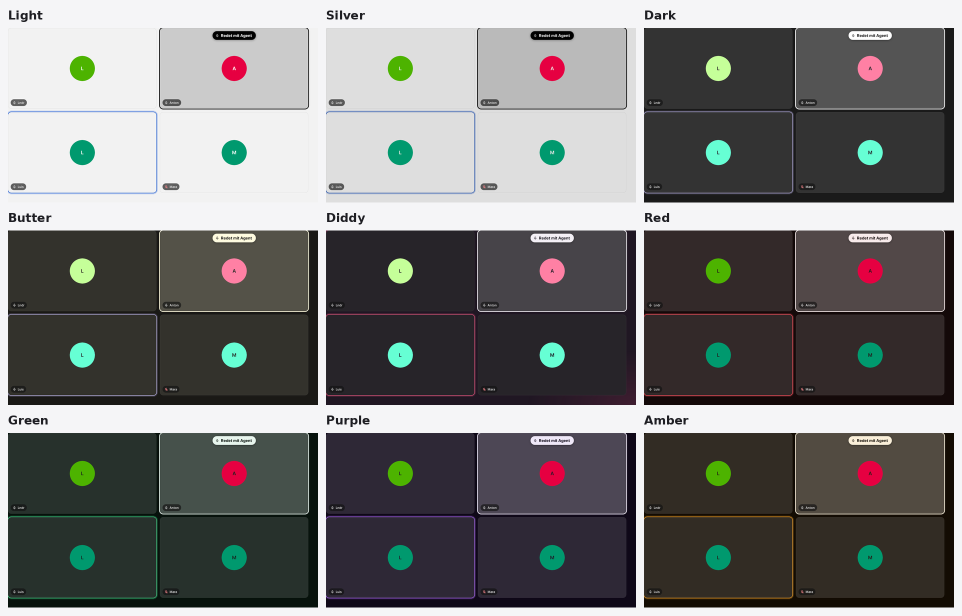
#> input picture docs/screenshots/agent-call-themes.png, 1924 x 1231 px, given in place of chat-light.png, which was not available (shown at 1/2 size)
$ python montage.py
#> lines starting #> are read from the running program, lines starting #| are printed output that depends on the picture; after the words box and inside, x2 and y2 are one past the last pixel; in counts of white or black regions, pixels touching at a corner belong together
#!/usr/bin/env python3
"""Builds docs/screenshots/themes.png (5x2 montage) from the chat-<theme>.png images and shrinks
the single images to 1280 px wide (chat-diddy.png stays full size as the README hero).
Usage: python3 cinny/tests/screenshots/montage.py [docs/screenshots]   (needs Pillow)"""
import glob
import os
import sys

from PIL import Image, ImageDraw, ImageFont

THEMES = ["light", "silver", "dark", "daaark", "butter", "diddy", "red", "green", "purple", "amber"]
COLS = 5
OUT = sys.argv[1] if len(sys.argv) > 1 else os.path.join(os.path.dirname(__file__), "..", "..", "..", "docs", "screenshots")


def find_font(size):
#> called with size = 30
    candidates = glob.glob("/nix/store/*dejavu*/share/fonts/truetype/DejaVuSans-Bold.ttf")
    candidates += glob.glob("/nix/store/*noto-fonts-*/share/fonts/noto/NotoSans-Bold.ttf")
    candidates += [
        "/usr/share/fonts/truetype/dejavu/DejaVuSans-Bold.ttf",
        "/System/Library/Fonts/Helvetica.ttc",
    ]
    for f in candidates:
        if os.path.exists(f):
            return ImageFont.truetype(f, size)
    return ImageFont.load_default()


font = find_font(30)
first = Image.open(os.path.join(OUT, f"chat-{THEMES[0]}.png"))
#> first is the input picture: PIL image 1924x1231 RGB; mean R, G, B 117.8, 117.7, 116.7
tw = 560
th = round(tw * first.height / first.width)
#> th = 358
pad, lab = 20, 56
rows = (len(THEMES) + COLS - 1) // COLS
bg = Image.new("RGB", (COLS * tw + (COLS + 1) * pad, rows * (th + lab) + (rows + 1) * pad), (246, 246, 248))
draw = ImageDraw.Draw(bg)
for i, theme in enumerate(THEMES):
    path = os.path.join(OUT, f"chat-{theme}.png")
    img = Image.open(path).convert("RGB")
    tile = img.resize((tw, th), Image.LANCZOS)
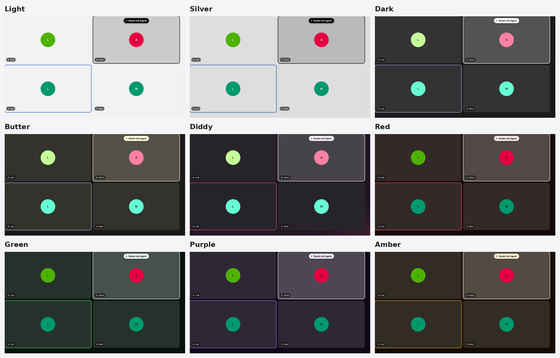
#> tile: PIL image 560x358 RGB; mean R, G, B 117.8, 117.6, 116.7
    x, y = pad + (i % COLS) * (tw + pad), pad + (i // COLS) * (th + lab + pad)
#> x = 20; y = 20
    # rounded corners
    mask = Image.new("L", tile.size, 0)
#> mask: PIL image 560x358 L; every value is 0
    ImageDraw.Draw(mask).rounded_rectangle((0, 0, tw - 1, th - 1), radius=18, fill=255)
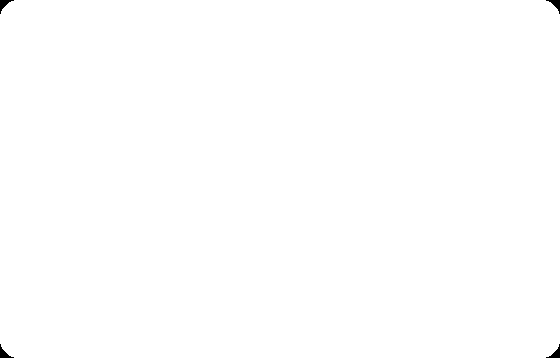
#> mask: PIL image 560x358 L; 99.9% white; 4 black regions, box (x1, y1, x2, y2) and area: (0, 0, 14, 14) 74, (546, 0, 560, 14) 74, (0, 344, 14, 358) 74, (546, 344, 560, 358) 74
    bg.paste(tile, (x, y), mask)
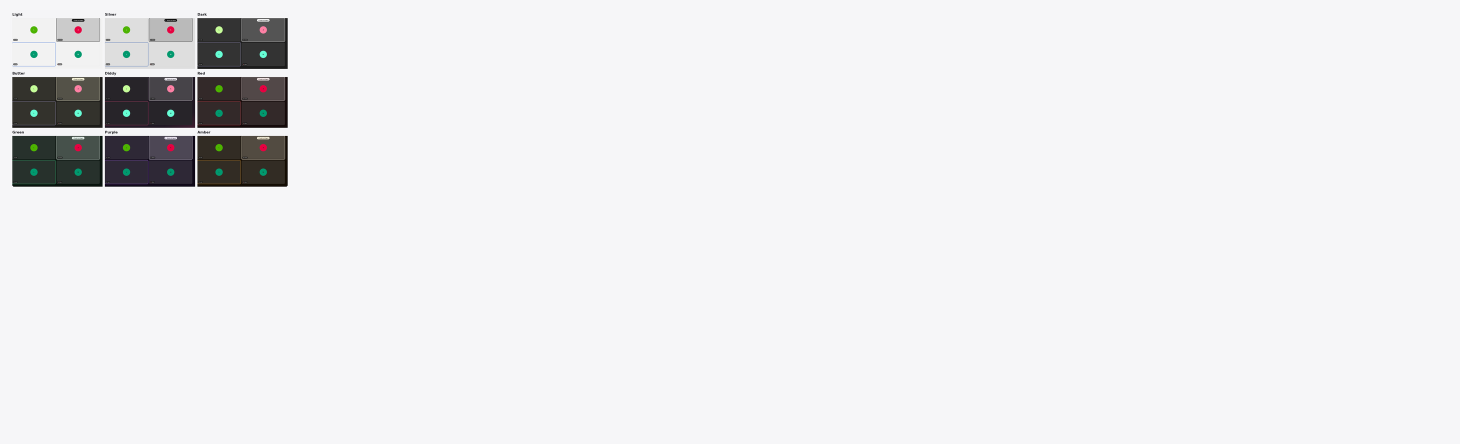
#> bg: PIL image 2920x888 RGB (shown at 1/2 size); mean R, G, B 236.1, 236.1, 237.8
    draw.text((x + 6, y + th + 12), theme.capitalize(), fill=(30, 30, 35), font=font)
    if theme != "diddy" and img.width > 1280:
        img.resize((1280, round(1280 * img.height / img.width)), Image.LANCZOS).save(path, optimize=True)
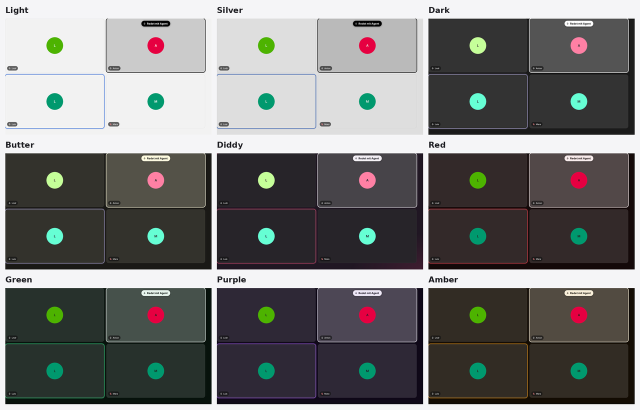
#> saved as chat-light.png: PIL image 1280x819 RGB (shown at 1/2 size); mean R, G, B 117.8, 117.7, 116.7
#> pass 2 of the loop `for i, theme in enumerate(THEMES):`:
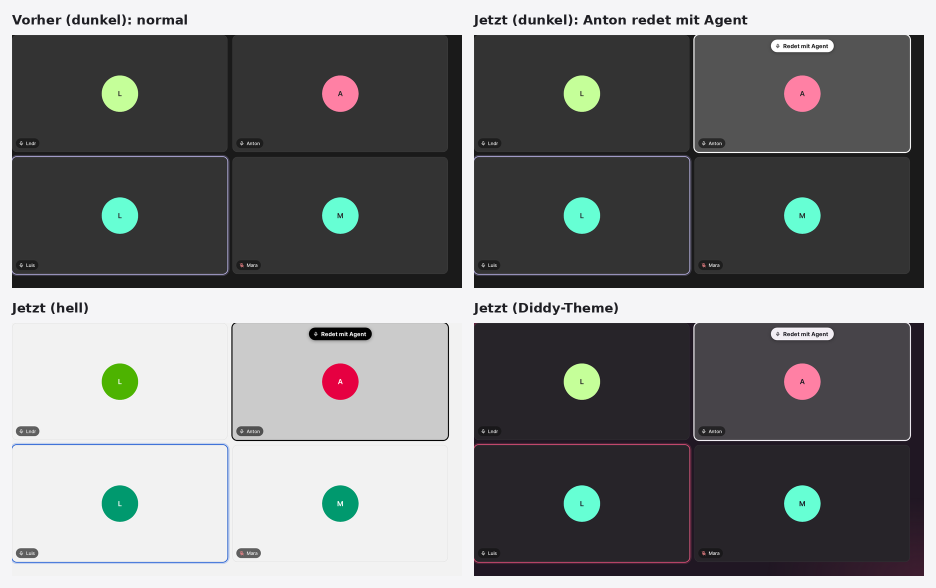
#> input picture docs/screenshots/agent-call.png, 1872 x 1176 px, given in place of chat-silver.png, which was not available (shown at 1/2 size)
#> img is the input picture: PIL image 1872x1176 RGB; mean R, G, B 122.2, 122.9, 123.5
#> `bg.paste(tile, (x, y), mask)`:
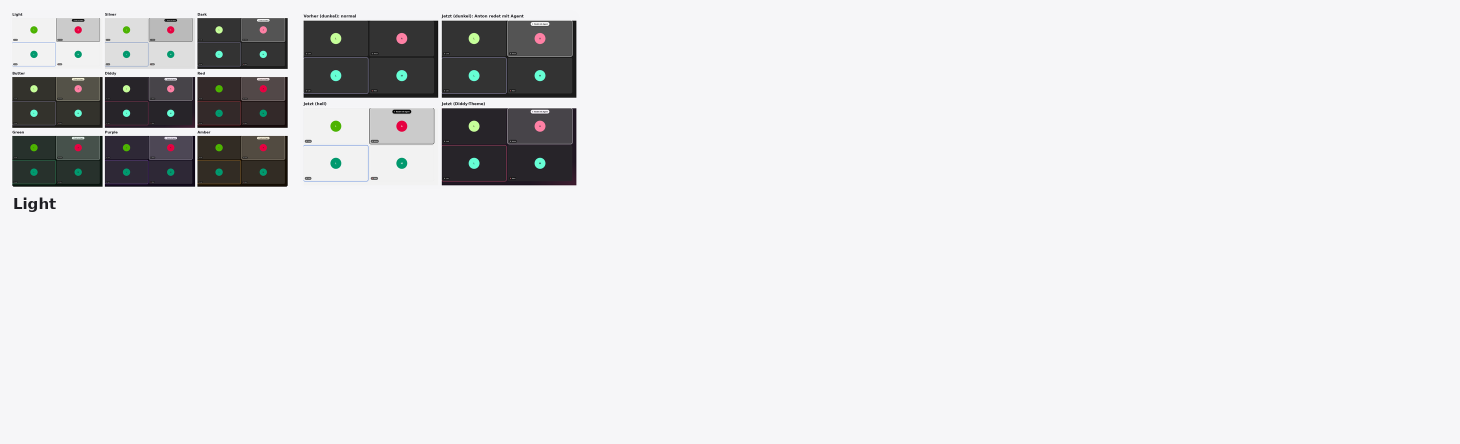
#> bg: PIL image 2920x888 RGB (shown at 1/2 size); mean R, G, B 226.4, 226.5, 228.1
#> `img.resize((1280, round(1280 * img.height / img.width)), Image.LANCZOS..`:
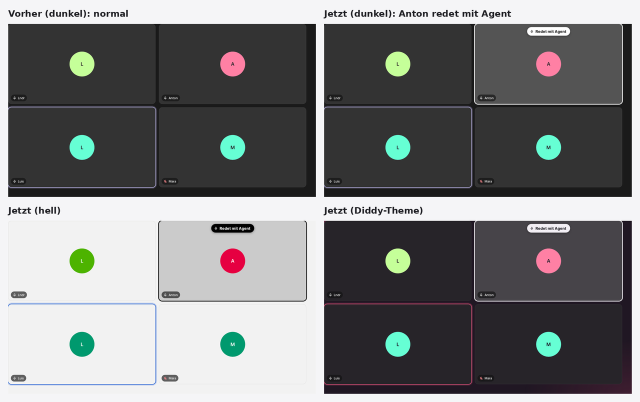
#> saved as chat-silver.png: PIL image 1280x804 RGB (shown at 1/2 size); mean R, G, B 122.1, 122.9, 123.5
#> (the run stopped early here; a loop or call above may not have finished)
